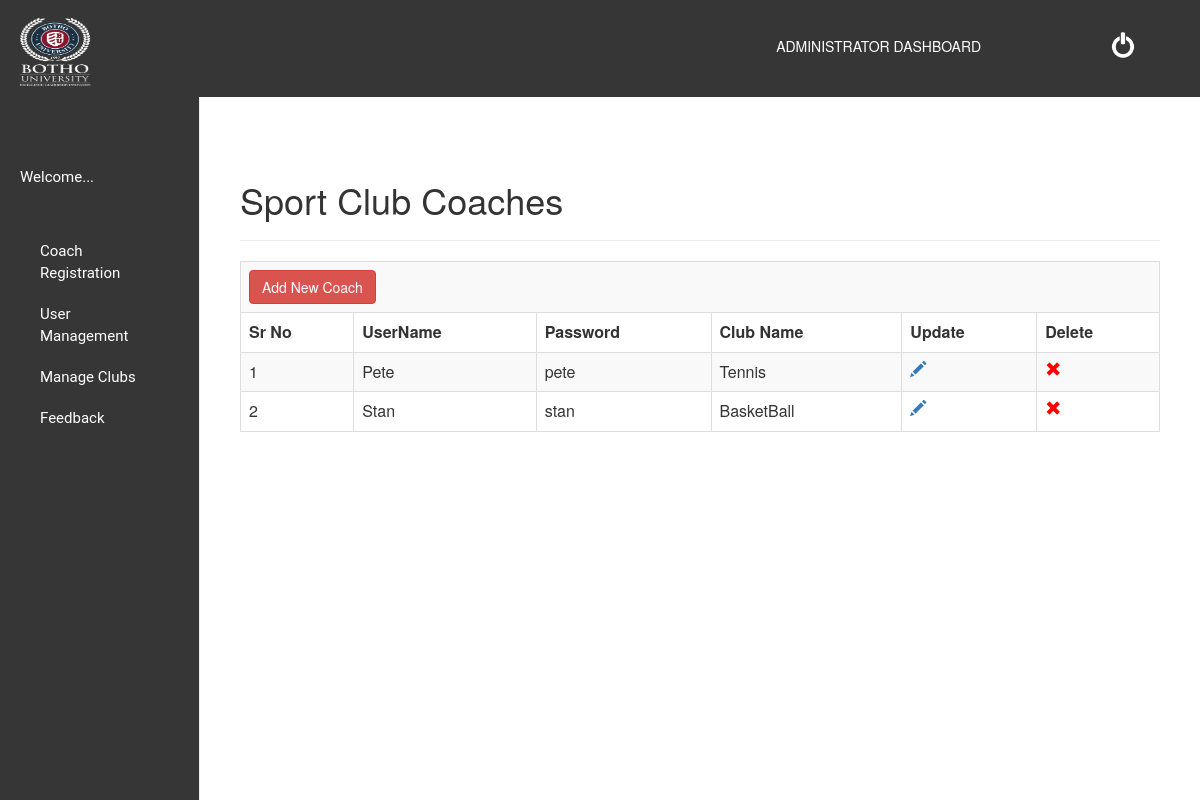
Screenshot of /admin/dashboard.php?option=hotels with the database file from the repository.
### tables this page shows
CREATE TABLE `coach` (
  `Coach_ID` int(12) NOT NULL,
  `Username` varchar(30) NOT NULL,
  `Password` varchar(30) NOT NULL,
  `ClubName` varchar(30) NOT NULL
);

### admin/CoachManage.php (the view, shortened to what this page needs)
<table class="table table-bordered table-striped table-hover">
	<h1>Sport Club Coaches</h1><hr>
	<tr>
	<td colspan="8"><a href="dashboard.php?option=add_coach" class="btn btn-danger">Add New Coach</a></td>
	</tr>
	<tr style="height:40">
		<th>Sr No</th>
		<th>UserName</th>
		<th>Password</th>
		<th>Club Name</th>
		<th>Update</th>
		<th>Delete</th>
	</tr>
<?php
$i=1;
$sql=mysqli_query($conn,"select * from Coach ");
while($res=mysqli_fetch_assoc($sql))
{
$id=$res['Coach_ID'];
?>
<tr>
		<td><?php echo $i;$i++; ?></td>
		<td><?php echo $res['Username']; ?></td>
			<td><?php echo $res['Password']; ?></td>
		<td><?php echo $res['ClubName']; ?></td>
		<td><a href="dashboard.php?option=update_news&id=<?php echo $id;?>"><span class="glyphicon glyphicon-pencil"></span></a></td>
		<td><a href="#" onclick="delRoom('<?php echo $id; ?>')"><span class="glyphicon glyphicon-remove" style='color:red'></span></a></td>
	</tr>
<?php
}
?>
</table>

### admin/dashboard.css (style rules this page uses)
body { padding-top: 100px; }

### rows the page displays
coach: Username "Pete", Password "pete", ClubName "Tennis"
coach: Username "Stan", Password "stan", ClubName "BasketBall"
